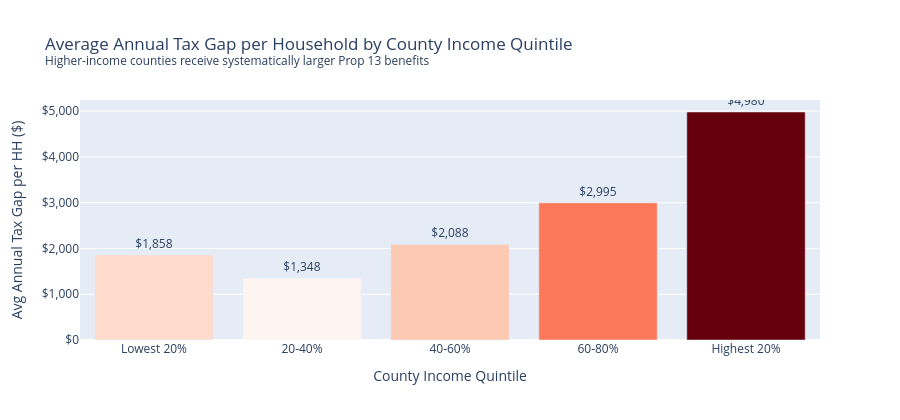

The cell this chart's notebook holds for it:
### Code cell
# Summary: quintile breakdown
df['income_quintile'] = pd.qcut(df['median_income'], 5, labels=[
    'Lowest 20%', '20-40%', '40-60%', '60-80%', 'Highest 20%'
])
qdf = df.groupby('income_quintile', observed=True).agg(
    avg_assessment_ratio=('assessment_ratio', 'mean'),
    avg_gap_per_hh=('tax_gap_per_household', 'mean'),
    total_gap_millions=('tax_gap_annual_millions', 'sum'),
    n_counties=('county', 'count'),
).reset_index()

fig3 = px.bar(
    qdf,
    x='income_quintile',
    y='avg_gap_per_hh',
    color='avg_gap_per_hh',
    color_continuous_scale='Reds',
    title='Average Annual Tax Gap per Household by County Income Quintile<br>'
          '<sup>Higher-income counties receive systematically larger Prop 13 benefits</sup>',
    labels={
        'income_quintile': 'County Income Quintile',
        'avg_gap_per_hh': 'Avg Annual Tax Gap per HH ($)',
    },
    text='avg_gap_per_hh',
)
fig3.update_traces(texttemplate='$%{y:,.0f}', textposition='outside')
fig3.update_layout(
    coloraxis_showscale=False,
    height=420,
    yaxis=dict(tickprefix='$', tickformat=',.0f'),
)
fig3.show()

print(qdf.to_string(index=False))

### Figure 1 — Plotly figure (JSON) as saved in the notebook; plotly's stock layout.template omitted (floating-point values rounded to 4 significant figures)
{"data": [{"hovertemplate": "County Income Quintile=%{x}<br>Avg Annual Tax Gap per HH ($)=%{marker.color}<extra></extra>", "legendgroup": "", "marker": {"color": [1858.0, 1348.0, 2088.0, 2995.0, 4980.0], "coloraxis": "coloraxis", "pattern": {"shape": ""}}, "name": "", "orientation": "v", "showlegend": false, "text": [1858.0, 1348.0, 2088.0, 2995.0, 4980.0], "textposition": "outside", "texttemplate": "$%{y:,.0f}", "type": "bar", "x": ["Lowest 20%", "20-40%", "40-60%", "60-80%", "Highest 20%"], "xaxis": "x", "y": [1858.0, 1348.0, 2088.0, 2995.0, 4980.0], "yaxis": "y"}], "layout": {"barmode": "relative", "coloraxis": {"colorbar": {"title": {"text": "Avg Annual Tax Gap per HH ($)"}}, "colorscale": [[0.0, "rgb(255,245,240)"], [0.125, "rgb(254,224,210)"], [0.25, "rgb(252,187,161)"], [0.375, "rgb(252,146,114)"], [0.5, "rgb(251,106,74)"], [0.625, "rgb(239,59,44)"], [0.75, "rgb(203,24,29)"], [0.875, "rgb(165,15,21)"], [1.0, "rgb(103,0,13)"]], "showscale": false}, "height": 420, "legend": {"tracegroupgap": 0}, "title": {"text": "Average Annual Tax Gap per Household by County Income Quintile<br><sup>Higher-income counties receive systematically larger Prop 13 benefits</sup>"}, "xaxis": {"anchor": "y", "domain": [0.0, 1.0], "title": {"text": "County Income Quintile"}}, "yaxis": {"anchor": "x", "domain": [0.0, 1.0], "tickformat": ",.0f", "tickprefix": "$", "title": {"text": "Avg Annual Tax Gap per HH ($)"}}}}
